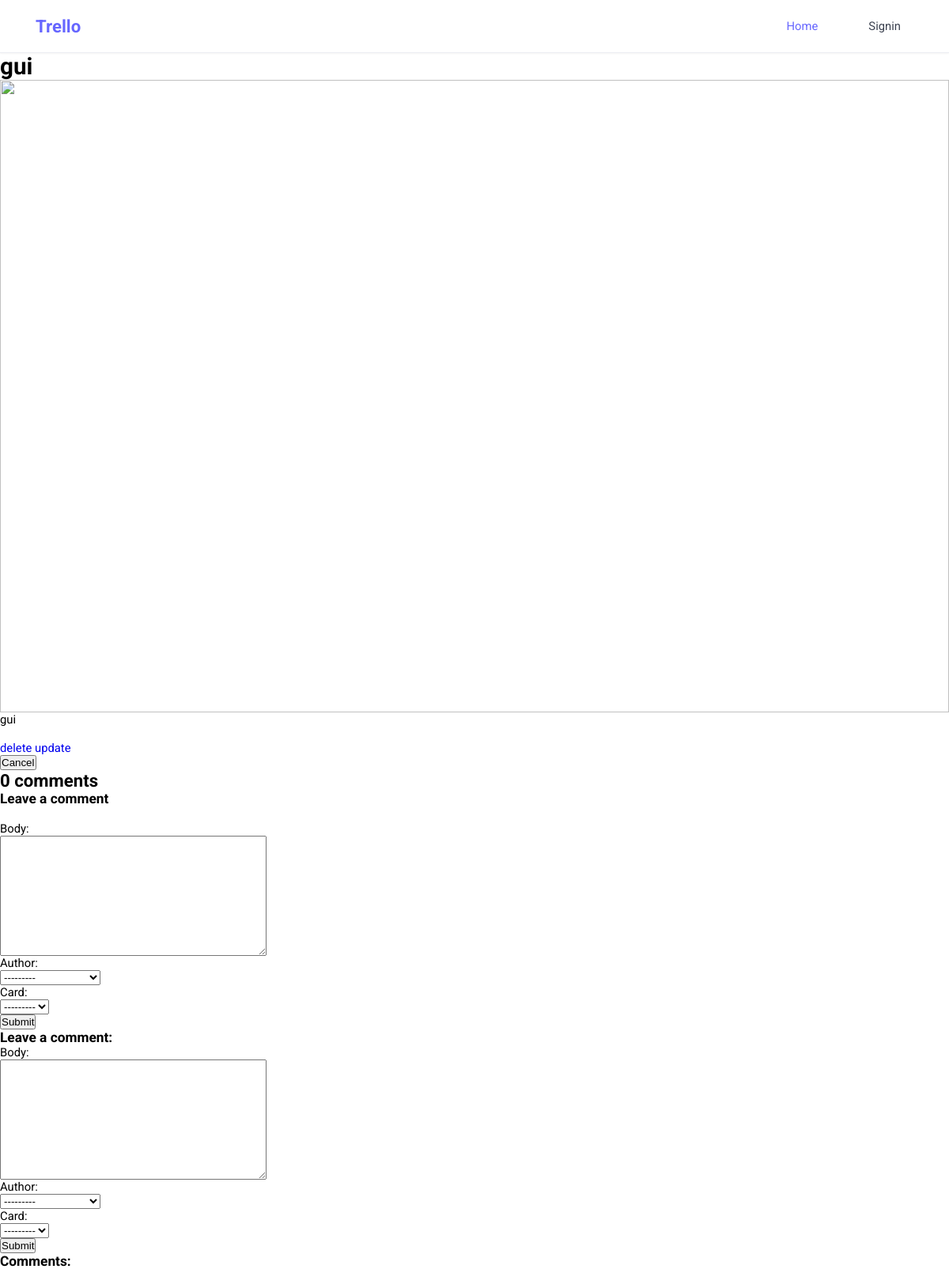
Page /home/card/27/ on the earlier database version.
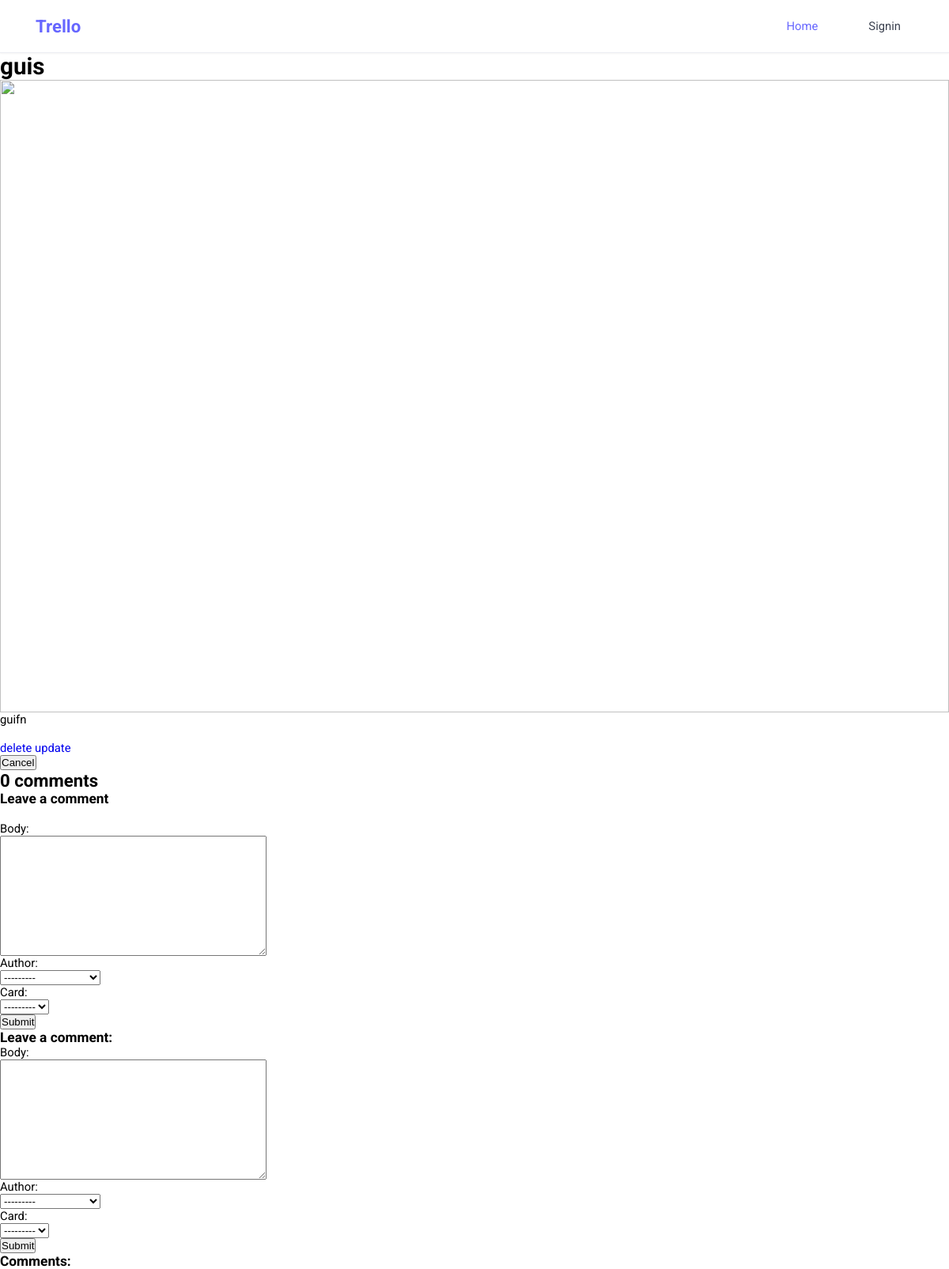
Same page on the later database version.
### trello_app/models.py (models this page shows)
class Card(models.Model):
    column = models.ForeignKey('Column', related_name='card', blank=True, on_delete=models.CASCADE)
    title = models.CharField(max_length=100)
    description = models.TextField(max_length=300)
    author = models.ForeignKey(User, blank=True, on_delete=models.CASCADE)
    date = models.DateField(default=datetime.date.today)
    def __str__(self):
        return self.title

### trello_app/views.py (the view)
# urls.py: path("card/<int:pk>/", card_detail, name="card-detail"),
def card_detail(request, pk):
    card = get_object_or_404(Card, pk=pk)
    comments = card.comments.filter(pk=pk)
    new_comment = None
    if request.method == 'POST':
        comment_form = CommentForm(data=request.POST)
        if comment_form.is_valid():
            new_comment = comment_form.save(commit=False)
            new_comment.post = card
            new_comment.save()
    else:
        comment_form = CommentForm()
    context = {
        'card': card,
        'comments': comments,
        'new_comment': new_comment,
        'comment_form': comment_form
    }
    return render(request, 'card/card_detail.html', context)

### trello_app/forms.py
class CommentForm(forms.ModelForm):
    class Meta:
        model = Comment
        fields = '__all__'

### templates/card/card_detail.html (shortened to what this page needs)
{% extends "base.html" %}
{% load static %}
{% block page_content %}
<h1>{{ card.title }}</h1>
<div class="row">
    <div class="col-md-8">
        <img src="{% static project.image %}" alt="" width="100%">
    </div>
    <div class="col-md-4">
        <p>{{ card.description }}</p>
        <br>
    </div>
</div>
<a href="{% url 'card_delete' card.pk %}">delete</a>
<a href="{% url 'card-update' card.pk %}">update</a>
<input value="Cancel" type="button" onclick="history.back()">
       <div class="col-md-8 card mb-4  mt-3 ">
      <div class="card-body">
        <h2>{{ comments.count }} comments</h2>
      </div>
    </div>
    <div class="col-md-8 card mb-4  mt-3 ">
      <div class="card-body">
        {% if new_comment %}
        <div class="alert alert-success" role="alert">
          Your comment is awaiting moderation
        </div>
        {% else %}
        <h3>Leave a comment</h3>
        <form method="post" style="margin-top: 1.3em;">
          {{ comment_form.as_p }}
          <button type="submit" class="btn btn-primary  btn-lg">Submit</button>
        </form>
        {% endif %}
      </div>
    </div>
<h3>Leave a comment:</h3>
    <form action="/blog/{{ card.pk }}/" method="post">
        <div class="form-group">
          {{ comment_form.as_p }}
        </div>
        <button type="submit" class="btn btn-primary">Submit</button>
    </form>
    <h3>Comments:</h3>
{% endblock %}

Differences in the rows shown:
changed Card: title "gui" → "guis"; description "gui" → "guifn"
